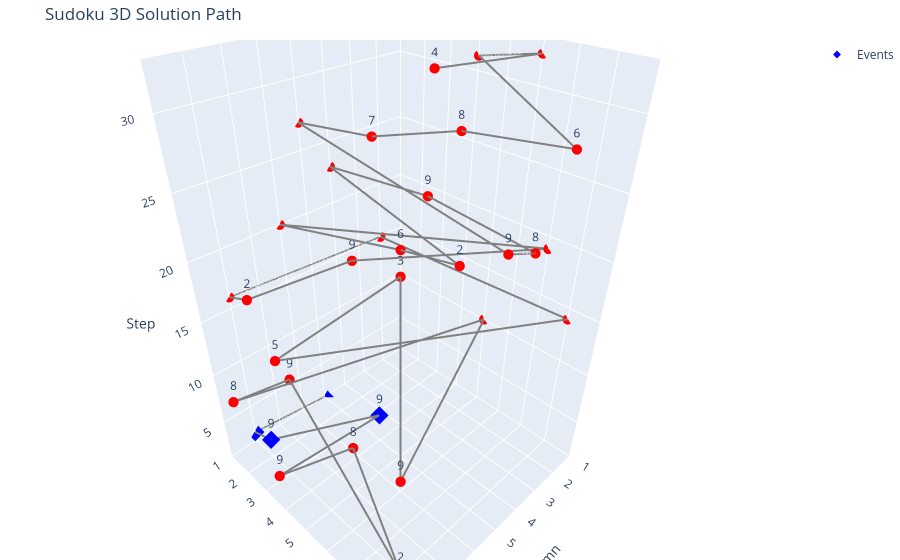

The notebook cell this image was saved under:
### Code cell
# Plot run

plot_solution_path_3d(events)

### Figure 1 — Plotly figure (JSON) as saved in the notebook; plotly's stock layout.template omitted (floating-point values rounded to 4 significant figures)
{"data": [{"hoverinfo": "skip", "line": {"color": "gray", "width": 4}, "mode": "lines", "showlegend": false, "x": [5, 8, 8, 5, 9, 7, 9, 7, 9, 1, 8, 2, 8, 1, 2, 8, 8, 5, 1, 6, 5, 5, 4, 4, 5, 6, 5, 5, 4, 4, 1, 1, 5], "y": [1, 1, 2, 4, 4, 5, 9, 2, 2, 5, 8, 2, 3, 8, 1, 1, 2, 3, 7, 1, 5, 7, 1, 5, 9, 9, 1, 4, 6, 9, 4, 6, 6], "z": [1, 2, 3, 4, 5, 6, 7, 8, 9, 10, 11, 12, 13, 14, 15, 16, 17, 18, 19, 20, 21, 22, 23, 24, 25, 26, 27, 28, 29, 30, 31, 32, 33], "type": "scatter3d"}, {"hoverinfo": "text", "hovertext": ["Step: 1<br>Row: 1<br>Col: 5<br>Digit(s): 9<br>Type: elimination<br>Tactic: Swordfish", "Step: 2<br>Row: 1<br>Col: 8<br>Digit(s): 9<br>Type: elimination<br>Tactic: Swordfish", "Step: 3<br>Row: 2<br>Col: 8<br>Digit(s): 9<br>Type: elimination<br>Tactic: Swordfish", "Step: 4<br>Row: 4<br>Col: 5<br>Digit(s): 9<br>Type: elimination<br>Tactic: Swordfish", "Step: 5<br>Row: 4<br>Col: 9<br>Digit(s): 9<br>Type: placement<br>Tactic: Hidden single", "Step: 6<br>Row: 5<br>Col: 7<br>Digit(s): 8<br>Type: placement<br>Tactic: Naked single", "Step: 7<br>Row: 9<br>Col: 9<br>Digit(s): 2<br>Type: placement<br>Tactic: Naked single", "Step: 8<br>Row: 2<br>Col: 7<br>Digit(s): 9<br>Type: placement<br>Tactic: Naked single", "Step: 9<br>Row: 2<br>Col: 9<br>Digit(s): 8<br>Type: placement<br>Tactic: Naked single", "Step: 10<br>Row: 5<br>Col: 1<br>Digit(s): 4<br>Type: placement<br>Tactic: Naked single", "Step: 11<br>Row: 8<br>Col: 8<br>Digit(s): 9<br>Type: placement<br>Tactic: Naked single", "Step: 12<br>Row: 2<br>Col: 2<br>Digit(s): 3<br>Type: placement<br>Tactic: Naked single", "Step: 13<br>Row: 3<br>Col: 8<br>Digit(s): 5<br>Type: placement<br>Tactic: Naked single", "Step: 14<br>Row: 8<br>Col: 1<br>Digit(s): 2<br>Type: placement<br>Tactic: Naked single", "Step: 15<br>Row: 1<br>Col: 2<br>Digit(s): 9<br>Type: placement<br>Tactic: Naked single", "Step: 16<br>Row: 1<br>Col: 8<br>Digit(s): 3<br>Type: placement<br>Tactic: Naked single", "Step: 17<br>Row: 2<br>Col: 8<br>Digit(s): 2<br>Type: placement<br>Tactic: Naked single", "Step: 18<br>Row: 3<br>Col: 5<br>Digit(s): 9<br>Type: placement<br>Tactic: Naked single", "Step: 19<br>Row: 7<br>Col: 1<br>Digit(s): 9<br>Type: placement<br>Tactic: Naked single", "Step: 20<br>Row: 1<br>Col: 6<br>Digit(s): 8<br>Type: placement<br>Tactic: Naked single", "Step: 21<br>Row: 5<br>Col: 5<br>Digit(s): 6<br>Type: placement<br>Tactic: Naked single", "Step: 22<br>Row: 7<br>Col: 5<br>Digit(s): 2<br>Type: placement<br>Tactic: Naked single", "Step: 23<br>Row: 1<br>Col: 4<br>Digit(s): 7<br>Type: placement<br>Tactic: Naked single", "Step: 24<br>Row: 5<br>Col: 4<br>Digit(s): 9<br>Type: placement<br>Tactic: Naked single", "Step: 25<br>Row: 9<br>Col: 5<br>Digit(s): 8<br>Type: placement<br>Tactic: Naked single", "Step: 26<br>Row: 9<br>Col: 6<br>Digit(s): 9<br>Type: placement<br>Tactic: Naked single", "Step: 27<br>Row: 1<br>Col: 5<br>Digit(s): 5<br>Type: placement<br>Tactic: Naked single", "Step: 28<br>Row: 4<br>Col: 5<br>Digit(s): 7<br>Type: placement<br>Tactic: Naked single", "Step: 29<br>Row: 6<br>Col: 4<br>Digit(s): 8<br>Type: placement<br>Tactic: Naked single", "Step: 30<br>Row: 9<br>Col: 4<br>Digit(s): 6<br>Type: placement<br>Tactic: Naked single", "Step: 31<br>Row: 4<br>Col: 1<br>Digit(s): 8<br>Type: placement<br>Tactic: Naked single", "Step: 32<br>Row: 6<br>Col: 1<br>Digit(s): 7<br>Type: placement<br>Tactic: Naked single", "Step: 33<br>Row: 6<br>Col: 5<br>Digit(s): 4<br>Type: placement<br>Tactic: Naked single"], "marker": {"color": ["blue", "blue", "blue", "blue", "red", "red", "red", "red", "red", "red", "red", "red", "red", "red", "red", "red", "red", "red", "red", "red", "red", "red", "red", "red", "red", "red", "red", "red", "red", "red", "red", "red", "red"], "size": 6, "symbol": ["diamond", "diamond", "diamond", "diamond", "circle", "circle", "circle", "circle", "circle", "circle", "circle", "circle", "circle", "circle", "circle", "circle", "circle", "circle", "circle", "circle", "circle", "circle", "circle", "circle", "circle", "circle", "circle", "circle", "circle", "circle", "circle", "circle", "circle"]}, "mode": "markers+text", "name": "Events", "text": ["9", "9", "9", "9", "9", "8", "2", "9", "8", "4", "9", "3", "5", "2", "9", "3", "2", "9", "9", "8", "6", "2", "7", "9", "8", "9", "5", "7", "8", "6", "8", "7", "4"], "textposition": "top center", "x": [5, 8, 8, 5, 9, 7, 9, 7, 9, 1, 8, 2, 8, 1, 2, 8, 8, 5, 1, 6, 5, 5, 4, 4, 5, 6, 5, 5, 4, 4, 1, 1, 5], "y": [1, 1, 2, 4, 4, 5, 9, 2, 2, 5, 8, 2, 3, 8, 1, 1, 2, 3, 7, 1, 5, 7, 1, 5, 9, 9, 1, 4, 6, 9, 4, 6, 6], "z": [1, 2, 3, 4, 5, 6, 7, 8, 9, 10, 11, 12, 13, 14, 15, 16, 17, 18, 19, 20, 21, 22, 23, 24, 25, 26, 27, 28, 29, 30, 31, 32, 33], "type": "scatter3d"}], "layout": {"scene": {"xaxis": {"title": {"text": "Column"}, "range": [1, 9]}, "yaxis": {"title": {"text": "Row"}, "range": [1, 9]}, "zaxis": {"title": {"text": "Step"}, "range": [1, 33]}, "aspectratio": {"x": 1, "y": 1, "z": 1.6}}, "margin": {"l": 0, "r": 0, "b": 0, "t": 40}, "title": {"text": "Sudoku 3D Solution Path"}}}
